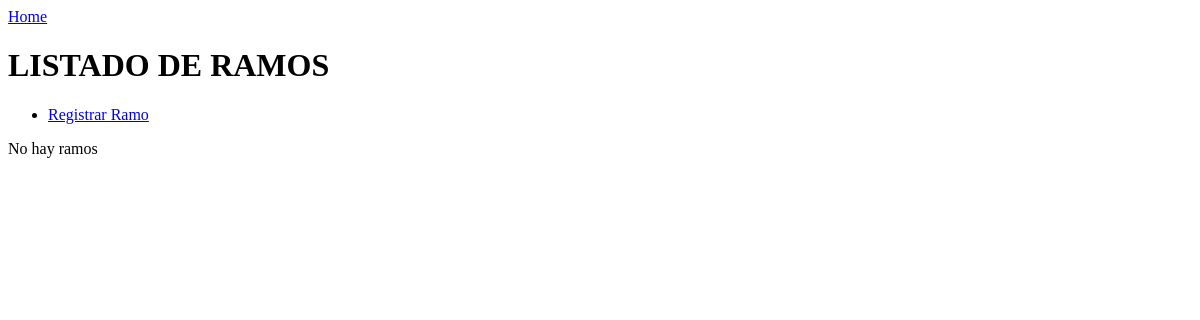
Page /ramos/ on the earlier database version.
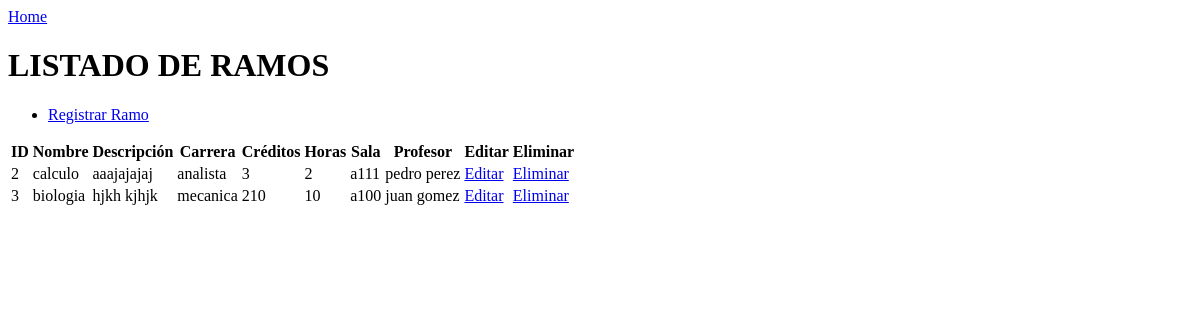
Same page on the later database version.
### formularioRamos/models.py (models this page shows, shortened)
class Ramos(models.Model):
    idRamo = models.AutoField(primary_key=True)
    nombre = models.CharField(max_length=25)
    carrera = models.CharField(max_length=20)
    descripcion = models.CharField(max_length=40)
    creditos = models.IntegerField()
    horas = models.IntegerField()
    sala = models.CharField(max_length=10)
    profesor = models.ForeignKey(Profesor, on_delete=models.SET_NULL, null=True, blank=True, related_name='ramos')
    class Meta:
        db_table = 'ramos'

### formularioProfesor/models.py (models this page shows, shortened)
class Profesor(models.Model):
    RUT = models.CharField(max_length=15)
    nombre = models.CharField(max_length=50)
    apellido = models.CharField(max_length=50)
    Telefono = models.IntegerField()
    Area = models.CharField(max_length=50)
    Email = models.EmailField()
    class Meta:
        db_table = 'profesores'

### formularioRamos/views.py (the view)
# urls.py: path('ramos/', ramos_views.ramosData, name='ramosData'),
def ramosData (request):
    ramos = Ramos.objects.all ()
    data = {'ramos' : ramos}
    return render (request, 'ramos/ramos.html', data)

### templates/ramos/ramos.html (shortened to what this page needs)
<!DOCTYPE html>
<html>
<head>
</head>
<body>
    <a href="{% url 'home' %}">Home</a>
    <h1>LISTADO DE RAMOS</h1>
    <nav>
        <ul>
            <li><a href="{% url 'formularioramos' %}">Registrar Ramo</a>
        </ul>
    </nav>
    {% if ramos %}
    <table>
            <tr>
                <th>ID</th>
                <th>Nombre</th>
                <th>Descripción</th>
                <th>Carrera</th>
                <th>Créditos</th>
                <th>Horas</th>
                <th>Sala</th>
                <th>Profesor</th>
                <th>Editar</th>
                <th>Eliminar</th>
            </tr>
            {% for r in ramos %}
            <tr>
                <td>{{ r.idRamo }}</td>
                <td>{{ r.nombre }}</td>
                <td>{{ r.descripcion }}</td>
                <td>{{ r.carrera }}</td>
                <td>{{ r.creditos }}</td>
                <td>{{ r.horas }}</td>
                <td>{{ r.sala }}</td>
                <td>
                    {% if r.profesor %}
                    {{ r.profesor.nombre }} {{ r.profesor.apellido }}
                    {% else %}
                    Sin asignar
                    {% endif %}
                </td>
                <td><a href="{% url 'modificar_ramo' r.idRamo %}">Editar</a></td>
                <td><a href="{% url 'eliminar_ramo' r.idRamo %}">Eliminar</a></td>
            </tr>
            {% endfor %}
    </table>
    {% else %}
    <div>No hay ramos</div>
    {% endif %}
</body>
</html>

Differences in the rows shown:
added Ramos: idRamo "2", nombre "calculo", descripcion "aaajajajaj", carrera "analista", creditos "3", horas "2", sala "a111", profesor.nombre "pedro", profesor.apellido "perez"
added Ramos: idRamo "3", nombre "biologia", descripcion "hjkh kjhjk", carrera "mecanica", creditos "210", horas "10", sala "a100", profesor.nombre "juan", profesor.apellido "gomez"
Other differences:
text no longer shown: "No hay ramos"
text now shown: "ID Nombre Descripción Carrera Créditos Horas Sala Profesor Editar Eliminar"
